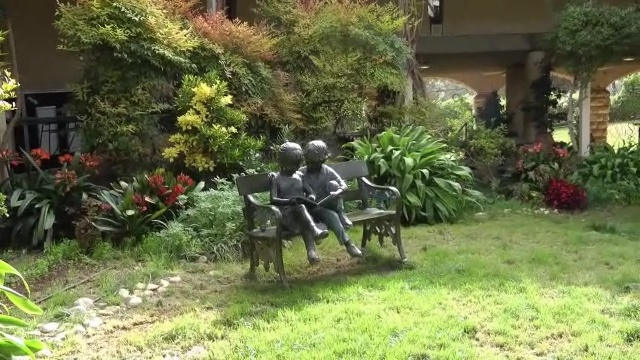
#> input picture video_frames/102.jpg, 640 x 360 px, given in place of 19.mp4, which was not available
$ python test.py
#> lines starting #> are read from the running program, lines starting #| are printed output that depends on the picture; pictures that were not available may be replaced by others from this repository, and a replacement may not be noted
### src/stable.py
"""
视频稳定处理模块
实现基于动态网格 Harris + 全局 Shi-Tomasi 特征点提取
+ 金字塔LK光流 + FB-check + RANSAC + ECC兜底的视频稳定算法
"""

import argparse
import math
import numpy as np
import cv2


# ============================================================================
# 轨迹平滑类
# ============================================================================

class TrajectorySmoother:
    """轨迹平滑器，使用移动平均滤波平滑相机运动轨迹"""

    def __init__(self, smoothing_radius=50):
        self.smoothing_radius = smoothing_radius

    def moving_average(self, curve):
        radius = self.smoothing_radius
        window_size = 2 * radius + 1
        f = np.ones(window_size) / window_size
        curve_pad = np.pad(curve, (radius, radius), 'edge')
        curve_smoothed = np.convolve(curve_pad, f, mode='same')
        curve_smoothed = curve_smoothed[radius:-radius]
        return curve_smoothed

    def smooth(self, trajectory):
        """
        平滑整个轨迹（x, y, angle 三个维度），每维度执行两次移动平均

        参数:
            trajectory: shape=(N, 3)，每行为 (dx, dy, da)
        返回:
            平滑后的轨迹，shape=(N, 3)
        """
        smoothed_trajectory = np.copy(trajectory)
        for i in range(3):
            smoothed_trajectory[:, i] = self.moving_average(trajectory[:, i])
            smoothed_trajectory[:, i] = self.moving_average(smoothed_trajectory[:, i])
        return smoothed_trajectory


# ============================================================================
# 动态网格划分类
# ============================================================================

class GridCalculator:
    """
    动态网格计算器

    根据视频分辨率自动计算最优网格大小，
    并在每个网格内提取 Harris 最强角点，
    保证特征点在图像空间上的均匀覆盖。
    """

    @staticmethod
    def calculate_optimal_grid_size(width, height,
                                    target_grid_size=100,
                                    min_grids=3,
                                    max_grids=8):
        """
        根据视频分辨率动态计算最优网格大小

        参数:
            width:            视频宽度（像素）
            height:           视频高度（像素）
            target_grid_size: 目标网格尺寸（像素），每个网格的理想边长
            min_grids:        最小网格数（每个维度）
            max_grids:        最大网格数（每个维度）

        返回:
            grid_size: (rows, cols) 网格行列数
            grid_w:    每个网格的宽度（像素）
            grid_h:    每个网格的高度（像素）
        """
        cols = max(min_grids, min(max_grids, width  // target_grid_size))
        rows = max(min_grids, min(max_grids, height // target_grid_size))

        grid_w = width  // cols
        grid_h = height // rows

        return (rows, cols), grid_w, grid_h

    # [212 lines left out: functions extract_grid_points, detect_features, fb_check, estimate_transform_ecc, build_transformation_matrix, extreme_corners, not called in this run]


def min_auto_border_size(extreme_frame_corners):
    return math.ceil(max(abs(v) for v in extreme_frame_corners.values()))


# [18 lines left out: function fix_border, not called in this run]


# ============================================================================
# 视频稳定主类
# ============================================================================

class VideoStabilizer:
    """
    视频稳定处理器

    帧间匹配流程：
      动态网格 Harris 角点（均匀空间覆盖）
        + 全局 Shi-Tomasi 优质角点（补充高质量特征）
        → 金字塔 LK 光流跟踪
        → FB-check 一致性检验
        → RANSAC 鲁棒仿射估计
        → 内点数量判断
            ├─ 充足 → 输出 RANSAC 变换矩阵
            └─ 不足 → ECC 直接法兜底
    """

    def __init__(self,
                 smoothing_radius=50,
                 target_grid_size=100,
                 min_grids=3,
                 max_grids=8,
                 max_corners=200,
                 quality_level=0.01,
                 min_distance=30,
                 fb_threshold=1.0,
                 min_inliers=8):
        """
        参数:
            smoothing_radius:  轨迹平滑半径（帧数）
            target_grid_size:  目标网格尺寸（像素），每个网格的理想边长
            min_grids:         最小网格数（每个维度）
            max_grids:         最大网格数（每个维度）
            max_corners:       全局 Shi-Tomasi 特征点最大数量
            quality_level:     Shi-Tomasi 特征点质量水平
            min_distance:      特征点最小间距（像素）
            fb_threshold:      FB-check 回投误差阈值（像素）
            min_inliers:       RANSAC 内点数量下限，低于此值切换 ECC
        """
        self.smoothing_radius = smoothing_radius
        self.target_grid_size = target_grid_size
        self.min_grids        = min_grids
        self.max_grids        = max_grids
        self.max_corners      = max_corners
        self.quality_level    = quality_level
        self.min_distance     = min_distance
        self.fb_threshold     = fb_threshold
        self.min_inliers      = min_inliers

        self.smoother         = TrajectorySmoother(smoothing_radius)
        self.grid_calculator  = GridCalculator()

    def stabilize(self, input_path, output_path):
#> called with input_path = './19.mp4'
        cap = cv2.VideoCapture(input_path)
        if not cap.isOpened():
            raise ValueError(f"无法打开视频文件: {input_path}")

        n_frames = int(cap.get(cv2.CAP_PROP_FRAME_COUNT))
        w        = int(cap.get(cv2.CAP_PROP_FRAME_WIDTH))
        h        = int(cap.get(cv2.CAP_PROP_FRAME_HEIGHT))
        fps      = cap.get(cv2.CAP_PROP_FPS)

        # 根据分辨率动态计算网格行列数及每格尺寸
        grid_size, grid_w, grid_h = self.grid_calculator.calculate_optimal_grid_size(
            w, h,
            target_grid_size=self.target_grid_size,
            min_grids=self.min_grids,
            max_grids=self.max_grids
        )

        print(f"视频信息:     {w}x{h}, {fps}fps, {n_frames}帧")
        print(f"网格配置:     {grid_size[0]}行 × {grid_size[1]}列 "
              f"(每格 {grid_w}x{grid_h} 像素)")
        print(f"FB-check:     回投阈值 {self.fb_threshold}px")
        print(f"ECC 切换阈值: 内点 < {self.min_inliers}")

        fourcc = cv2.VideoWriter_fourcc(*'mp4v')
        out = cv2.VideoWriter(output_path, fourcc, fps, (w, h))

        success, prev = cap.read()
#> prev is the input picture: shape (360, 640, 3); mean B, G, R 73.1, 115.7, 108.7
        if not success:
            raise ValueError("无法读取视频第一帧")
        prev_gray = cv2.cvtColor(prev, cv2.COLOR_BGR2GRAY)
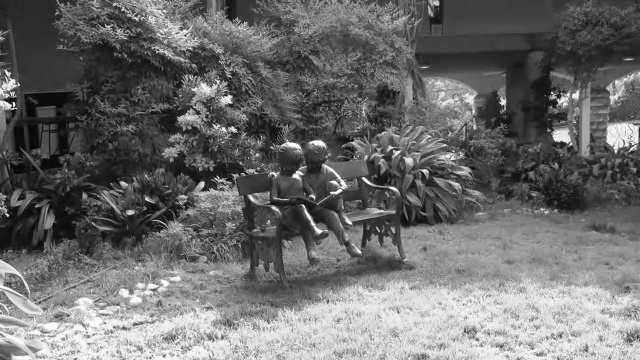
#> prev_gray: shape (360, 640); min 2, max 255, mean 108.8

        print("\n步骤 1/3: 计算帧间变换...")
        trajectories = self._compute_trajectories(
            cap, prev_gray, n_frames, grid_size, grid_w, grid_h
        )

        print("\n步骤 2/3: 平滑运动轨迹...")
        smoothed_trajectories = self._smooth_trajectories(trajectories)

        print("\n步骤 3/3: 应用稳定变换...")
        self._apply_stabilization(cap, out, smoothed_trajectories, prev_gray, n_frames, w, h)

        cap.release()
        out.release()
        cv2.destroyAllWindows()
        print(f"\n✅ 视频稳定完成！输出: {output_path}")

    # ------------------------------------------------------------------
    # 内部方法
    # ------------------------------------------------------------------

    def _compute_trajectories(self, cap, prev_gray, n_frames,
                              grid_size, grid_w, grid_h):
        """
        逐帧计算帧间变换，返回 shape=(n_frames-1, 3) 的轨迹数组。

        每帧流程：
          1. 动态网格 Harris 角点 + 全局 Shi-Tomasi 优质角点提取
          2. 金字塔 LK 光流跟踪
          3. FB-check 一致性检验
          4. RANSAC 鲁棒仿射估计，统计内点数 N_inlier
          5. 若 N_inlier ≥ min_inliers → 采用 RANSAC 结果
             否则 → 切换 ECC 直接法
        """
#> called with n_frames = 1, grid_size = (3, 6), grid_w = 106, grid_h = 120
        trajectories = np.zeros((n_frames - 1, 3), np.float32)
        ecc_count = 0

        for i in range(n_frames - 2):
            success, curr = cap.read()
            if not success:
                break

            curr_gray = cv2.cvtColor(curr, cv2.COLOR_BGR2GRAY)

            # ── (1) 动态网格 Harris + 全局 Shi-Tomasi 特征点提取 ────────
            prev_pts = detect_features(
                prev_gray,
                grid_calculator=self.grid_calculator,
                grid_size=grid_size,
                grid_w=grid_w,
                grid_h=grid_h,
                max_corners=self.max_corners,
                quality_level=self.quality_level,
                min_distance=self.min_distance
            )

            M = None

            if prev_pts is not None and len(prev_pts) >= 4:
                # ── (2)(3) 金字塔 LK 跟踪 + FB-check ───────────────────
                filtered_prev, filtered_curr = fb_check(
                    prev_gray, curr_gray, prev_pts,
                    threshold=self.fb_threshold
                )

                # ── (4) RANSAC 鲁棒仿射估计 ──────────────────────────────
                if len(filtered_prev) >= 4:
                    M_ransac, inlier_mask = cv2.estimateAffinePartial2D(
                        filtered_prev, filtered_curr,
                        method=cv2.RANSAC,
                        ransacReprojThreshold=3.0,
                        confidence=0.99,
                        maxIters=2000
                    )
                    if M_ransac is not None and inlier_mask is not None:
                        n_inlier = int(inlier_mask.sum())
                        # ── (5) 内点充足 → 特征点法路径 ──────────────────
                        if n_inlier >= self.min_inliers:
                            M = M_ransac

            # ── (5) 内点不足或提取失败 → ECC 兜底 ──────────────────────
            if M is None:
                M = estimate_transform_ecc(prev_gray, curr_gray)
                ecc_count += 1

            dx = M[0, 2]
            dy = M[1, 2]
            da = np.arctan2(M[1, 0], M[0, 0])
            trajectories[i] = [dx, dy, da]

            prev_gray = curr_gray

            if (i + 1) % 50 == 0:
                print(f"  已处理 {i + 1}/{n_frames - 2} 帧 "
                      f"（累计 ECC 兜底: {ecc_count} 帧）")
#> after the loop, ecc_count = 0; trajectories = empty array

        print(f"  帧间变换计算完成，ECC 兜底共 {ecc_count} 帧")
#|   帧间变换计算完成，ECC 兜底共 0 帧
        return trajectories

    def _smooth_trajectories(self, trajectories):
        trajectory = np.cumsum(trajectories, axis=0)
#> trajectory = empty array
        smoothed_trajectory = self.smoother.smooth(trajectory)
        difference = smoothed_trajectory - trajectory
        return trajectories + difference

    # [105 lines left out: functions _apply_stabilization, parse_args, main, not called in this run]


# [2 lines that do not run on import are left out]

### src/test.py
"""
视频稳像算法性能测试工具（无需 psutil）
测试指标:
1. SSIM (结构相似性) - 评估稳像质量
2. PSNR (峰值信噪比) - 评估图像保真度
3. 运行速度 (FPS) - 评估处理效率
4. 抖动减少率 - 评估稳像效果
"""

import cv2
import numpy as np
import time
import os
import matplotlib.pyplot as plt
from typing import Dict, List, Tuple
import json
import warnings

warnings.filterwarnings('ignore')


# ============================================================================
# 质量评估指标
# ============================================================================

class QualityMetrics:
    """质量评估指标计算器"""

    # [117 lines left out: functions compute_ssim, compute_ssim_opencv, compute_psnr, compute_jitter, not called in this run]


# ============================================================================
# 性能测试器
# ============================================================================

class StabilizerPerformanceTester:
    """稳像算法性能测试器"""

    def __init__(self, stabilizer, output_dir='./performance_test_results'):
        """
        初始化测试器

        参数:
            stabilizer: VideoStabilizer 实例
            output_dir: 测试结果输出目录
        """
        self.stabilizer = stabilizer
        self.output_dir = output_dir
        self.metrics = QualityMetrics()

        os.makedirs(output_dir, exist_ok=True)

    def test_performance(self, video_path: str, num_frames: int = 100):
        """
        测试稳像算法的性能

        参数:
            video_path: 输入视频路径
            num_frames: 测试帧数

        返回:
            测试结果字典
        """
        print("\n" + "=" * 70)
        print("视频稳像算法性能测试")
        print("=" * 70)
        print(f"测试视频: {video_path}")
        print(f"测试帧数: {num_frames}")
        print("=" * 70)

        # 1. 运行稳像算法并测量时间
        print("\n步骤 1/4: 运行稳像算法...")
        stabilized_path = os.path.join(self.output_dir, 'stabilized_test.mp4')

        start_time = time.time()

        try:
            self.stabilizer.stabilize(video_path, stabilized_path)
        except Exception as e:
            print(f"❌ 稳像失败: {e}")
            import traceback
            traceback.print_exc()
            return None

        end_time = time.time()

        processing_time = end_time - start_time

        # 2. 计算 SSIM 和 PSNR
        print("\n步骤 2/4: 计算 SSIM 和 PSNR...")
        ssim_values, psnr_values = self._compute_quality_metrics(
            video_path, stabilized_path, num_frames
        )

        # 3. 计算抖动减少率
        print("\n步骤 3/4: 计算抖动减少率...")
        jitter_reduction = self._compute_jitter_reduction(
            video_path, stabilized_path
        )

        # 4. 计算处理速度
        print("\n步骤 4/4: 计算处理速度...")
        cap = cv2.VideoCapture(video_path)
        total_frames = int(cap.get(cv2.CAP_PROP_FRAME_COUNT))
        fps_original = cap.get(cv2.CAP_PROP_FPS)
        cap.release()

        processing_fps = total_frames / processing_time
        speedup_ratio = processing_fps / fps_original

        # 计算文件大小
        original_size = os.path.getsize(video_path) / (1024 * 1024)  # MB
        stabilized_size = os.path.getsize(stabilized_path) / (1024 * 1024)  # MB

        # 汇总结果
        results = {
            'video_info': {
                'path': video_path,
                'total_frames': total_frames,
                'fps': fps_original,
                'tested_frames': num_frames,
                'original_size_mb': float(original_size),
                'stabilized_size_mb': float(stabilized_size)
            },
            'quality_metrics': {
                'avg_ssim': float(np.mean(ssim_values)),
                'std_ssim': float(np.std(ssim_values)),
                'min_ssim': float(np.min(ssim_values)),
                'max_ssim': float(np.max(ssim_values)),
                'avg_psnr': float(np.mean(psnr_values)),
                'std_psnr': float(np.std(psnr_values)),
                'min_psnr': float(np.min(psnr_values)),
                'max_psnr': float(np.max(psnr_values))
            },
            'jitter_metrics': {
                'original_jitter': jitter_reduction['original_jitter'],
                'stabilized_jitter': jitter_reduction['stabilized_jitter'],
                'jitter_reduction': jitter_reduction['jitter_reduction'],
                'jitter_reduction_percent': jitter_reduction['jitter_reduction'] * 100
            },
            'performance_metrics': {
                'processing_time': processing_time,
                'processing_fps': processing_fps,
                'original_fps': fps_original,
                'speedup_ratio': speedup_ratio,
                'realtime_capable': speedup_ratio >= 1.0,
                'time_per_frame': processing_time / total_frames
            }
        }

        # 打印结果
        self._print_results(results)

        # 保存结果
        self._save_results(results)

        # 可视化结果
        self._plot_results(results, ssim_values, psnr_values)

        return results

    # [242 lines left out: functions _compute_quality_metrics, _compute_jitter_reduction, _print_results, _save_results, _plot_results, not called in this run]


# ============================================================================
# 批量测试（多个视频）
# ============================================================================

class BatchPerformanceTester:
    """批量性能测试器"""

    # [94 lines left out: functions __init__, test_multiple_videos, _generate_summary_report, not called in this run]


# ============================================================================
# 使用示例
# ============================================================================

def main():
    """主测试函数"""
    # 导入稳像器
    from stable import VideoStabilizer

    # 创建稳像器实例
    stabilizer = VideoStabilizer(
        smoothing_radius=50,
        target_grid_size=100,
        min_grids=3,
        max_grids=8
    )

    # ========== 单个视频测试 ==========
    print("\n" + "=" * 70)
    print("单个视频性能测试")
    print("=" * 70)

    tester = StabilizerPerformanceTester(
        stabilizer=stabilizer,
        output_dir='./performance_test_results'
    )

    # 测试单个视频
    video_path = './19.mp4'
    result = tester.test_performance(video_path, num_frames=100)

    # ========== 批量视频测试（可选）==========
    # 如果有多个视频需要测试
    """
    print("\n\n" + "=" * 70)
    print("批量视频性能测试")
    print("=" * 70)

    batch_tester = BatchPerformanceTester(
        stabilizer=stabilizer,
        output_dir='./batch_performance_test'
    )

    video_paths = [
        './video1.mp4',
        './video2.mp4',
        './video3.mp4'
    ]

    batch_results = batch_tester.test_multiple_videos(video_paths, num_frames=100)
    """

    print("\n✅ 测试完成！")


if __name__ == '__main__':
    main()

$ run again, on video_frames/108.jpg
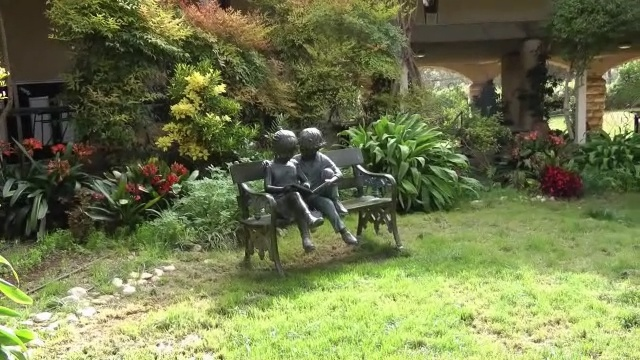
#> input picture video_frames/108.jpg, 640 x 360 px, given in place of 19.mp4, which was not available
#> in stabilize, prev is the input picture: shape (360, 640, 3); mean B, G, R 75.8, 120.4, 112.5
#> in stabilize, `prev_gray = cv2.cvtColor(prev, cv2.COLOR_BGR2GRAY)`:
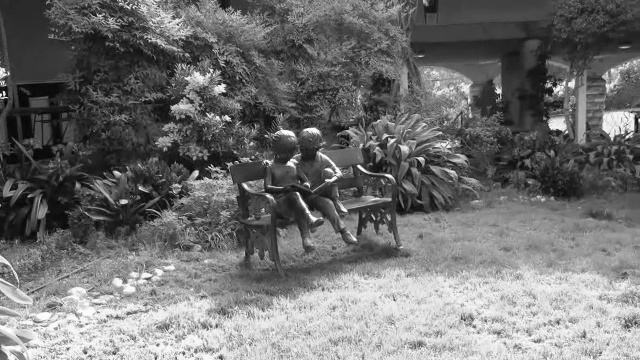
#> prev_gray: shape (360, 640); min 2, max 255, mean 112.9
#> after the loop in _compute_trajectories, `for i in range(n_frames - 2):`: ecc_count = 0; trajectories = empty array
#|   帧间变换计算完成，ECC 兜底共 0 帧
